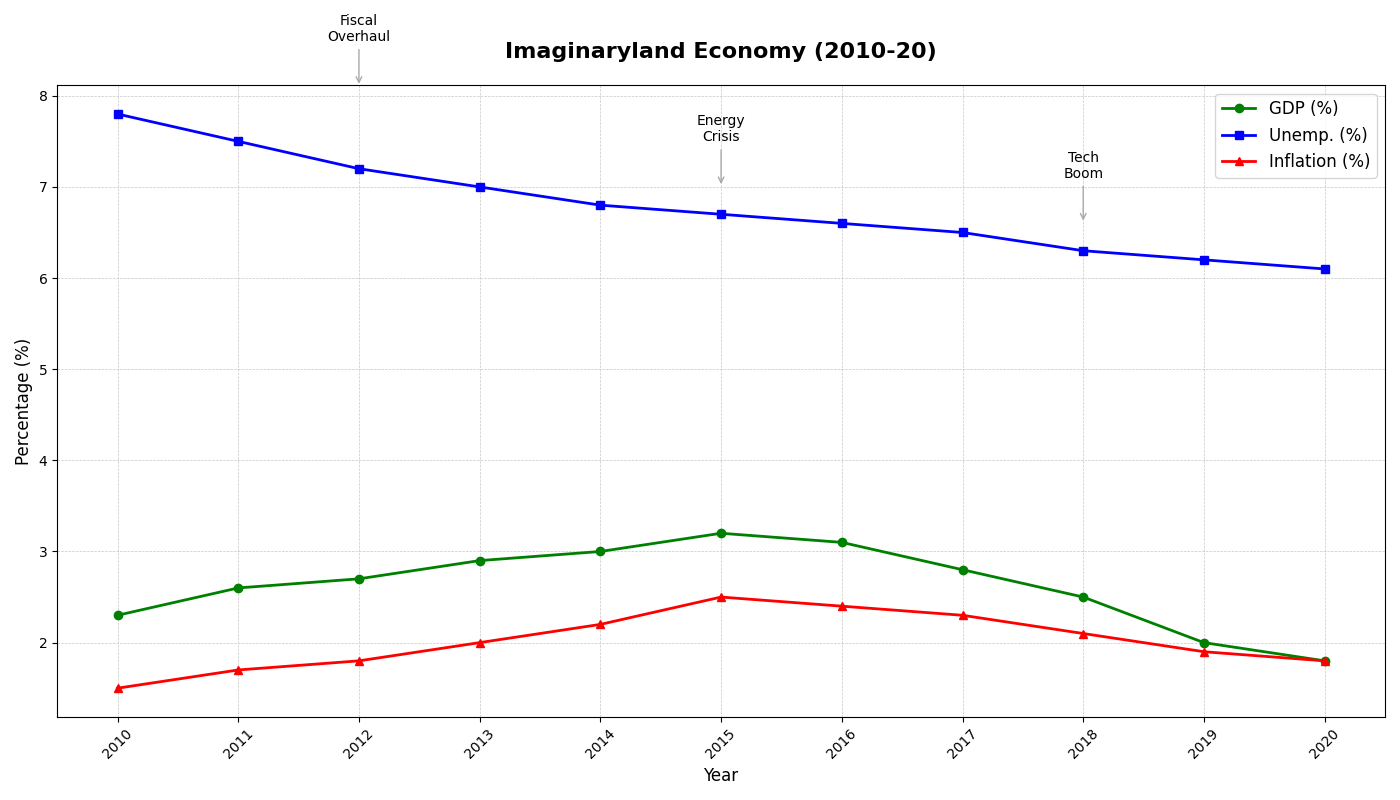

Write Python code to recreate this figure.
import matplotlib.pyplot as plt
import numpy as np

# Years of interest
years = np.arange(2010, 2021)

# Hypothetical data
gdp_growth = np.array([2.3, 2.6, 2.7, 2.9, 3.0, 3.2, 3.1, 2.8, 2.5, 2.0, 1.8])  # GDP growth
unemployment_rate = np.array([7.8, 7.5, 7.2, 7.0, 6.8, 6.7, 6.6, 6.5, 6.3, 6.2, 6.1])  # Unemployment rate
inflation_rate = np.array([1.5, 1.7, 1.8, 2.0, 2.2, 2.5, 2.4, 2.3, 2.1, 1.9, 1.8])  # Inflation rate

# Set up the plot
fig, ax1 = plt.subplots(figsize=(14, 8))

# Plot GDP Growth
ax1.plot(years, gdp_growth, label='GDP (%)', color='green', marker='o', linestyle='-', linewidth=2, markersize=6)
# Plot Unemployment Rate
ax1.plot(years, unemployment_rate, label='Unemp. (%)', color='blue', marker='s', linestyle='-', linewidth=2, markersize=6)
# Plot Inflation Rate
ax1.plot(years, inflation_rate, label='Inflation (%)', color='red', marker='^', linestyle='-', linewidth=2, markersize=6)

# Title and labels
ax1.set_title("Imaginaryland Economy (2010-20)", fontsize=16, fontweight='bold', pad=20)
ax1.set_xlabel("Year", fontsize=12)
ax1.set_ylabel("Percentage (%)", fontsize=12)

# Highlight key events with annotations
key_events = {
    2012: ("Fiscal\nOverhaul", 8.1, 8.0),
    2015: ("Energy\nCrisis", 7.0, 1.5),
    2018: ("Tech\nBoom", 6.6, 2.4),
}

for year, (event, y_gdp, y_unemployment) in key_events.items():
    ax1.annotate(event, xy=(year, y_gdp),
                 xytext=(year, y_gdp + 0.5),
                 textcoords='data',
                 arrowprops=dict(arrowstyle='->', color='darkgrey'),
                 ha='center', fontsize=10, color='black')

# Customizing the grid
ax1.grid(True, linestyle='--', linewidth=0.5, alpha=0.7)

# Adding a legend
ax1.legend(loc='upper right', fontsize=12)

# Ticks and layout adjustments
ax1.set_xticks(years)
plt.xticks(rotation=45)
plt.tight_layout()

# Show plot
plt.show()
